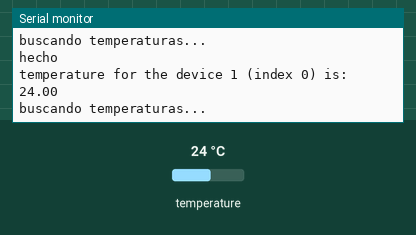
Recording of a sketch running on a simulated Arduino Uno, built with avr-gcc and run on an emulated ATmega328P. On the bench: the last lines printed to the serial monitor. The inputs (shaded band) are chosen by the test bench; at power-on: temperature 24 °C.

Above: at 2.3 s.
2.4 s: temperature set to 12 °C
At 3.7 s:
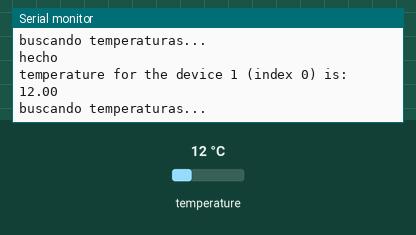
3.9 s: temperature set to 19 °C
At 5.3 s:
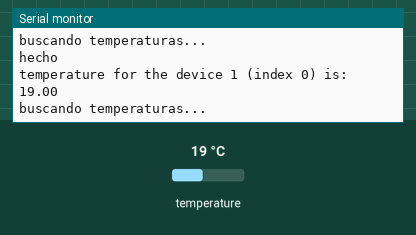
Timing chart, 0 to 6.9 s (numbered marks = the images above; inputs shaded):
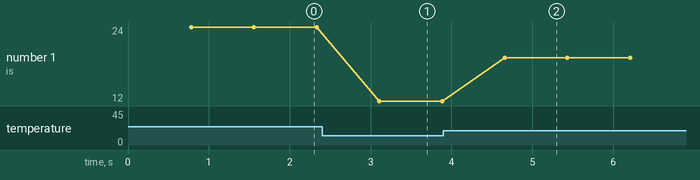

Measured:
- after the input at 2.4 s, the serial monitor: prints a new line after 0.71 s (image 1)
- after the input at 3.9 s, the serial monitor: prints a new line after 0.76 s (image 2)
- plotted number 1: 24 → 12 after the input at 2.4 s, 12 → 19 after the input at 3.9 s

The sketch:

base.ino
```cpp
#include <DallasTemperature.h>

#include <OneWire.h>

#define ONE_WIRE_BUS 5

OneWire onewire(ONE_WIRE_BUS);
DallasTemperature sensors(&onewire);

void setup()
{
  Serial.begin(9600);
  Serial.println("dallas temperature IC control Librery Demo");

  sensors.begin();
}

void loop()
 {
  Serial.println("buscando temperaturas...");
  sensors.requestTemperatures();
  Serial.println("hecho");
  float tempC = sensors.getTempCByIndex(0);

  if (tempC != DEVICE_DISCONNECTED_C)
  {
    Serial.print("temperature for the device 1 (index 0) is: ");
    Serial.println(tempC);
  }
  else
  {
    Serial.println("error: could not read temperature data");
  }

}
```
